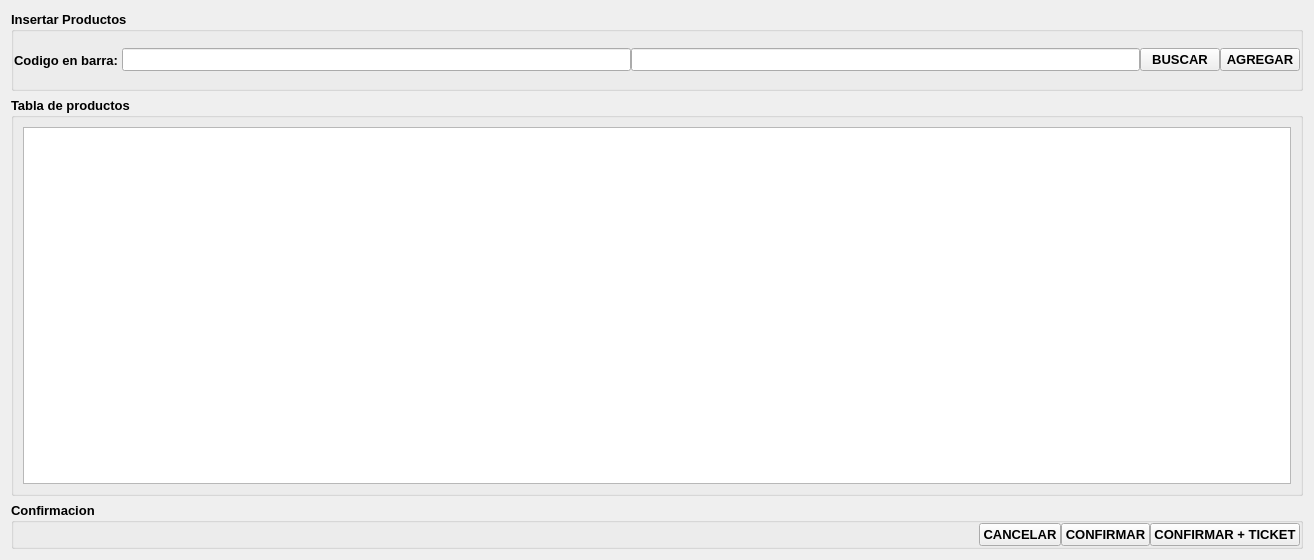
      <widget class="QWidget" name="page">
       <layout class="QVBoxLayout" name="verticalLayout_3">
        <item>
         <widget class="QGroupBox" name="grupo_insertar">
          <property name="minimumSize">
           <size>
            <width>0</width>
            <height>80</height>
           </size>
          </property>
          <property name="maximumSize">
           <size>
            <width>16777215</width>
            <height>200</height>
           </size>
          </property>
          <property name="font">
           <font>
            <pointsize>10</pointsize>
            <weight>75</weight>
            <bold>true</bold>
           </font>
          </property>
          <property name="title">
           <string>Insertar Productos</string>
          </property>
          <layout class="QHBoxLayout" name="horizontalLayout_5">
           <property name="spacing">
            <number>0</number>
           </property>
           <property name="leftMargin">
            <number>0</number>
           </property>
           <property name="topMargin">
            <number>0</number>
           </property>
           <property name="rightMargin">
            <number>0</number>
           </property>
           <property name="bottomMargin">
            <number>0</number>
           </property>
           <item>
            <widget class="QLabel" name="label">
             <property name="minimumSize">
              <size>
               <width>100</width>
               <height>25</height>
              </size>
             </property>
             <property name="text">
              <string>Codigo en barra: </string>
             </property>
            </widget>
           </item>
           <item>
            <widget class="QLineEdit" name="Codigo_en_barra"/>
           </item>
           <item>
            <widget class="QLineEdit" name="descripcion_del_producto"/>
           </item>
           <item>
            <widget class="QPushButton" name="pushButton_13">
             <property name="text">
              <string>BUSCAR</string>
             </property>
            </widget>
           </item>
           <item>
            <widget class="QPushButton" name="pushButton_14">
             <property name="text">
              <string>AGREGAR</string>
             </property>
            </widget>
           </item>
          </layout>
         </widget>
        </item>
        <item>
         <widget class="QGroupBox" name="grupo_tabla">
          <property name="minimumSize">
           <size>
            <width>0</width>
            <height>399</height>
           </size>
          </property>
          <property name="font">
           <font>
            <pointsize>10</pointsize>
            <weight>75</weight>
            <bold>true</bold>
           </font>
          </property>
          <property name="title">
           <string>Tabla de productos</string>
          </property>
          <layout class="QVBoxLayout" name="verticalLayout_4">
           <item>
            <widget class="QTableView" name="tableView">
             <property name="minimumSize">
              <size>
               <width>1181</width>
               <height>311</height>
              </size>
             </property>
            </widget>
           </item>
          </layout>
         </widget>
        </item>
        <item>
         <widget class="QGroupBox" name="grupo_confirmar">
          <property name="font">
           <font>
            <pointsize>10</pointsize>
            <weight>75</weight>
            <bold>true</bold>
           </font>
          </property>
          <property name="title">
           <string>Confirmacion</string>
          </property>
          <layout class="QHBoxLayout" name="horizontalLayout_6">
           <property name="spacing">
            <number>0</number>
           </property>
           <property name="leftMargin">
            <number>0</number>
           </property>
           <property name="topMargin">
            <number>0</number>
           </property>
           <property name="rightMargin">
            <number>0</number>
           </property>
           <property name="bottomMargin">
            <number>0</number>
           </property>
           <item>
            <spacer name="horizontalSpacer_2">
             <property name="orientation">
              <enum>Qt::Horizontal</enum>
             </property>
             <property name="sizeHint" stdset="0">
              <size>
               <width>965</width>
               <height>20</height>
              </size>
             </property>
            </spacer>
           </item>
           <item>
            <widget class="QPushButton" name="pushButton_15">
             <property name="text">
              <string>CANCELAR</string>
             </property>
            </widget>
           </item>
           <item>
            <widget class="QPushButton" name="pushButton_16">
             <property name="text">
              <string>CONFIRMAR</string>
             </property>
            </widget>
           </item>
           <item>
            <widget class="QPushButton" name="pushButton_17">
             <property name="text">
              <string>CONFIRMAR + TICKET</string>
             </property>
            </widget>
           </item>
          </layout>
         </widget>
        </item>
       </layout>
      </widget>
